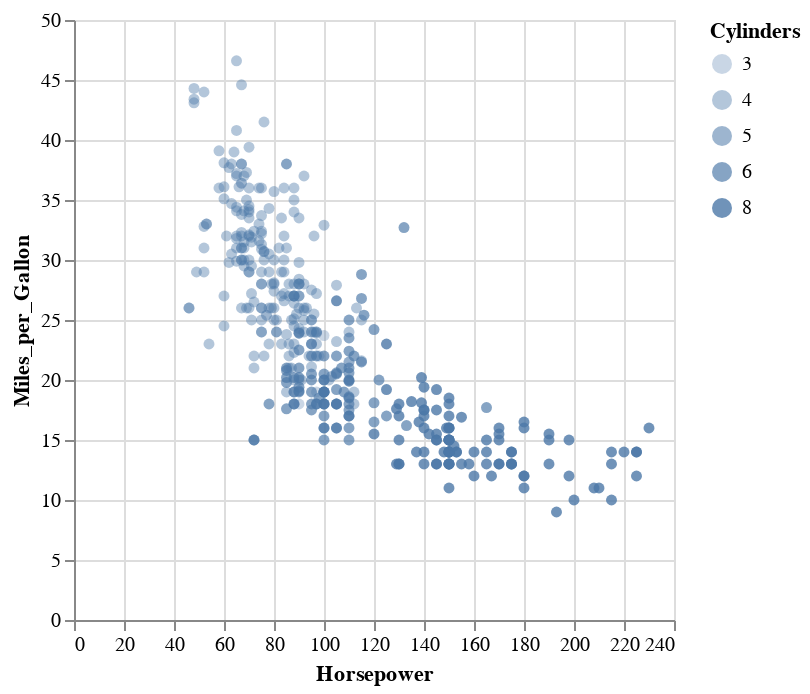

Write notebook code for a chart like this one.
### Code cell
# If we fix the typo, this now should work

### Figure 1 — Vega-Lite specification as saved in the notebook (floating-point values rounded to 4 significant figures; data arrays with more than 128 entries replaced by an {"elided": "..."} marker saying what was removed)
{"config": {"view": {"continuousWidth": 300, "continuousHeight": 300}}, "data": {"name": "data-f02450ab61490a1363517a0190416235"}, "mark": {"type": "point", "filled": true}, "encoding": {"opacity": {"field": "Cylinders", "type": "ordinal"}, "x": {"field": "Horsepower", "type": "quantitative"}, "y": {"field": "Miles_per_Gallon", "type": "quantitative"}}, "$schema": "https://vega.github.io/schema/vega-lite/v5.8.0.json", "datasets": {"data-f02450ab61490a1363517a0190416235": {"elided": "406 records"}}}
